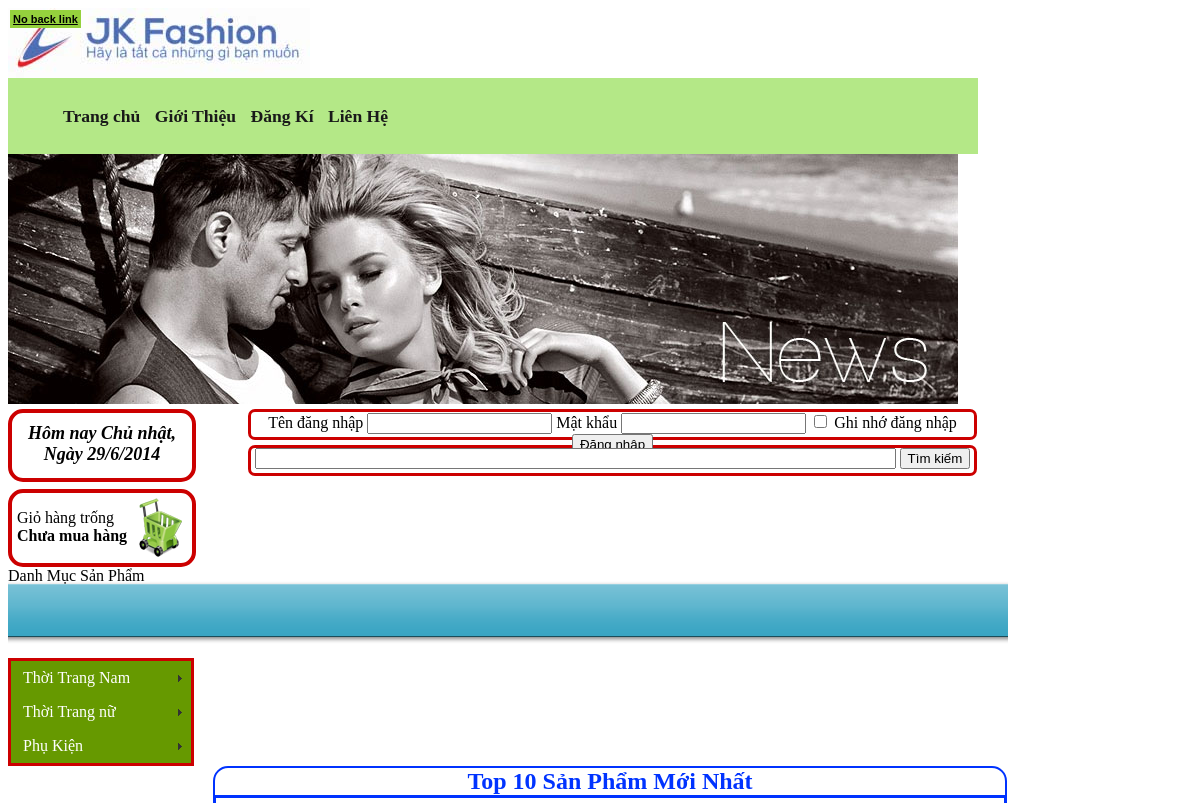
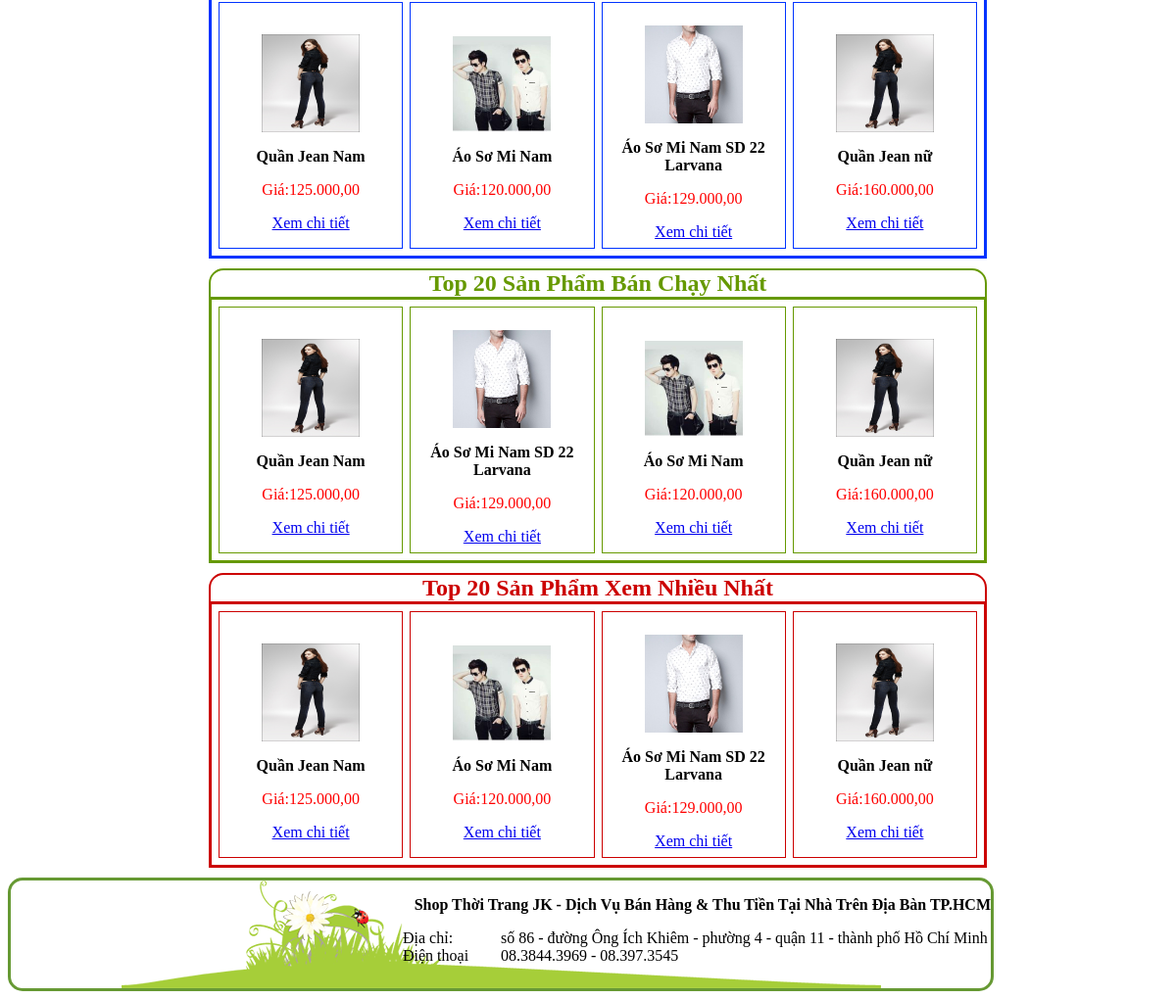
The page / on the database its author committed (2 pictures, top to bottom).
### tables this page shows
CREATE TABLE IF NOT EXISTS `chungloaisanpham` (
  `idCL` int(255) NOT NULL AUTO_INCREMENT,
  `TenCL` varchar(100) NOT NULL,
  `AnHien` int(255) NOT NULL,
  PRIMARY KEY (`idCL`)
);

CREATE TABLE IF NOT EXISTS `sanpham` (
  `idSP` int(255) NOT NULL AUTO_INCREMENT,
  `idLoai` int(255) NOT NULL DEFAULT '0',
  `idCL` int(255) NOT NULL DEFAULT '0',
  `TenSP` varchar(100) NOT NULL,
  `MoTa` text NOT NULL,
  `NgayCapNhat` date NOT NULL DEFAULT '0000-00-00',
  `Gia` int(15) NOT NULL,
  `UrlHinh` varchar(255) NOT NULL,
  `SoLanXem` int(15) DEFAULT '0',
  `SoLuongTonKho` int(15) DEFAULT '0',
  `SoLuongDaBan` int(15) DEFAULT '0',
  `AnHien` int(15) NOT NULL DEFAULT '1',
  PRIMARY KEY (`idSP`)
);

### index_content.php (the view, shortened to what this page needs)
<div id="indexcontent">
	<div id="spmoinhat">
		<div id="namespmoinhat">Top 10 Sản Phẩm Mới Nhất</div>
   	  <div id="showspmoinhat">
        <table cellpadding="7" cellspacing="7" width="790" border="1" bordercolor="#0033FF">
        <?php
		$sc=5;
		$sd=2*$sc;
		if (isset ($_GET['trang']))
		$trang=intval($_GET['trang']);
		else
		$trang=1;
		$vitri=($trang-1)*$sd;
		$sl2="select * from sanpham order by NgayCapNhat DESC limit $vitri,$sd";
		$qr2=mysql_query($sl2);
		while ($row2=mysql_fetch_array($qr2))
		{
		?>
        <tr>
  <td width="140" valign="middle" align="center">
            	<p><a href="index.php?link=sanpham&idSP=<?php echo $row2['idSP']; ?>"><img src="images/<?php echo $row2['UrlHinh'];?>" width="100" height="100" /></a></p>
            	<p><b><?php echo $row2['TenSP']; ?></b></p>
            	<p style="color:#F00">Giá:<?php echo number_format($row2['Gia'],2,",",".");?></p>
                <a href="index.php?link=sanpham&idSP=<?php echo $row2['idSP']; ?>">Xem chi tiết</a>
          </td>
            <?php
			for ($i=1;$i<$sc;$i++)
			{
				if ($row2=mysql_fetch_array($qr2))
				{
			?>
  <td width="140" valign="middle" align="center">
            	<p><a href="index.php?link=sanpham&idSP=<?php echo $row2['idSP']; ?>"><img src="images/<?php echo $row2['UrlHinh'];?>" width="100" height="100" /></a></p>
            	<p><b><?php echo $row2['TenSP']; ?></b></p>
            	<p style="color:#F00">Giá:<?php echo number_format($row2['Gia'],2,",",".");?></p>
                <a href="index.php?link=sanpham&idSP=<?php echo $row2['idSP']; ?>">Xem chi tiết</a>
          </td>
            <?php
				}
			}
			?>
        </tr>
        <?php
		}
		?>
        </table>
        </div>
	</div>
<div id="spbanchay">
		<div id="namespbanchay">Top 20 Sản Phẩm Bán Chạy Nhất</div>
    	<div id="showspbanchay">
        <table cellpadding="7" cellspacing="7" width="790" border="1" bordercolor="#669900">
        <?php
		$sc=5;
		$sd=4*$sc;
		if (isset ($_GET['trang']))
		$trang=intval($_GET['trang']);
		else
		$trang=1;
		$vitri=($trang-1)*$sd;
		$sl2="select * from sanpham order by SoLuongDaBan DESC limit $vitri,$sd";
		$qr2=mysql_query($sl2);
		while ($row2=mysql_fetch_array($qr2))
		{
		?>
        <tr>
  <td width="140" valign="middle" align="center">
            	<p><a href="index.php?link=sanpham&idSP=<?php echo $row2['idSP']; ?>"><img src="images/<?php echo $row2['UrlHinh'];?>" width="100" height="100" /></a></p>
            	<p><b><?php echo $row2['TenSP']; ?></b></p>
            	<p style="color:#F00">Giá:<?php echo number_format($row2['Gia'],2,",",".");?></p>
                <a href="index.php?link=sanpham&idSP=<?php echo $row2['idSP']; ?>">Xem chi tiết</a>
            </td>
            <?php
			for ($i=1;$i<$sc;$i++)
			{
				if ($row2=mysql_fetch_array($qr2))
				{
			?>
  <td width="140" valign="middle" align="center">
            	<p><a href="index.php?link=sanpham&idSP=<?php echo $row2['idSP']; ?>"><img src="images/<?php echo $row2['UrlHinh'];?>" width="100" height="100" /></a></p>
            	<p><b><?php echo $row2['TenSP']; ?></b></p>
            	<p style="color:#F00">Giá:<?php echo number_format($row2['Gia'],2,",",".");?></p>
                <a href="index.php?link=sanpham&idSP=<?php echo $row2['idSP']; ?>">Xem chi tiết</a>
            </td>
            <?php
				}
			}
			?>
        </tr>
        <?php
		}
		?>
        </table>
        </div>
	</div>
	<div id="spxemnhieu">
	  <div id="namespxemnhieu">Top 20 Sản Phẩm Xem Nhiều Nhất</div>
    	<div id="showspxemnhieu">
        <table cellpadding="7" cellspacing="7" width="790" border="1" bordercolor="#CC0000">
        <?php
		$sd3=4*$sc;
		if (isset ($_GET['trang']))
		$trang3=intval($_GET['trang']);
		else
		$trang3=1;
		$vitri3=($trang3-1)*$sd3;
		$sl4="select * from sanpham order by SoLanXem DESC limit $vitri3,$sd3";
		$qr4=mysql_query($sl4);
		while ($row4=mysql_fetch_array($qr4))
		{
		?>
        <tr>
  <td width="140" valign="middle" align="center">
            	<p><a href="index.php?link=sanpham&idSP=<?php echo $row4['idSP']; ?>"><img src="images/<?php echo $row4['UrlHinh'];?>" width="100" height="100" /></a></p>
            	<p><b><?php echo $row4['TenSP']; ?></b></p>
            	<p style="color:#F00">Giá:<?php echo number_format($row4['Gia'],2,",",".");?></p>
                <a href="index.php?link=sanpham&idSP=<?php echo $row4['idSP']; ?>">Xem chi tiết</a>
            </td>
            <?php
			for ($i=1;$i<$sc;$i++)
			{
				if ($row4=mysql_fetch_array($qr4))
				{
			?>
  <td width="140" valign="middle" align="center">
            	<p><a href="index.php?link=sanpham&idSP=<?php echo $row4['idSP']; ?>"><img src="images/<?php echo $row4['UrlHinh'];?>" width="100" height="100" /></a></p>
            	<p><b><?php echo $row4['TenSP']; ?></b></p>
            	<p style="color:#F00">Giá:<?php echo number_format($row4['Gia'],2,",",".");?></p>
                <a href="index.php?link=sanpham&idSP=<?php echo $row4['idSP']; ?>">Xem chi tiết</a>
            </td>
            <?php
				}
			}
			?>
        </tr>
        <?php
		}
		?>
        </table>
        </div>
  </div>
</div>

### menu_doc.php (shortened to what this page needs)
<link href="SpryAssets/SpryMenuBarVertical.css" rel="stylesheet" type="text/css" />
<ul id="MenuBar1" class="MenuBarVertical">
<?php
$slcl="select * from chungloaisanpham where AnHien='1'";
$qrcl=mysql_query($slcl);
while ($rowcl=mysql_fetch_array($qrcl))
{
?>
  <li><a class="MenuBarItemSubmenu" href="index.php?link=chungloaisp&idCL=<?php echo $rowcl['idCL']; ?>"><?php echo $rowcl['TenCL']; ?></a>
  </li>
<?php
}
?>
</ul>

### SpryAssets/SpryMenuBarVertical.css (style rules this page uses)
ul.MenuBarVertical { margin: 0; padding: 0; list-style-type: none; font-size: 100%; cursor: default; width: 180px; }
ul.MenuBarVertical li { margin: 0; padding: 0; list-style-type: none; font-size: 100%; position: relative; text-align: left; cursor: pointer; width: 180px; }
ul.MenuBarVertical { border: 3px solid #C00; }
ul.MenuBarVertical a { display: block; cursor: pointer; background-color:#690; padding: 0.5em 0.75em; color: #FFF; text-decoration: none; background-repeat: repeat; }
ul.MenuBarVertical a.MenuBarItemSubmenu { background-image: url(SpryMenuBarRight.gif); background-repeat: no-repeat; background-position: 95% 50%; }

### index_content.php (style rules this page uses)
#namespmoinhat { width: 100%; border-bottom-width: 2px; border-bottom-style: solid; border-bottom-color: #03F; font-size: 24px; font-weight: bolder; text-align: center; color: #03F; }
#showspmoinhat { width: 100%; }
#spbanchay { width: 790px; border: 2px solid #690; moz-border-radius-topleft: 15px; webkit-border-top-left-radius: 15px; border-top-left-radius: 15px; moz-border-radius-topright: 15px; webkit-border-top-right-radius: 15px; border-top-right-radius: 15px }
#namespbanchay { width: 100%; border-bottom-width: 2px; border-bottom-style: solid; border-bottom-color: #690; font-size: 24px; font-weight: bolder; text-align: center; color: #690; }
#showspbanchay { width: 100%; }
#indexcontent { margin: auto; width: 730px; }
#spxemnhieu { width: 790px; border: 2px solid #C00; margin-top: 10px; moz-border-radius-topleft: 15px; webkit-border-top-left-radius: 15px; border-top-left-radius: 15px; moz-border-radius-topright: 15px; webkit-border-top-right-radius: 15px; border-top-right-radius: 15px }
#namespxemnhieu { width: 100%; border-bottom-width: 2px; border-bottom-style: solid; border-bottom-color: #C00; font-size: 24px; font-weight: bolder; text-align: center; color: #C00; }
#showspxemnhieu { width: 100%; }

### rows shown on the page
chungloaisanpham: TenCL "Thời Trang Nam"
chungloaisanpham: TenCL "Thời Trang nữ"
chungloaisanpham: TenCL "Phụ Kiện"
sanpham: UrlHinh (picture), TenSP "Quần Jean Nam", Gia "125.000,00"
sanpham: UrlHinh (picture), TenSP "Áo Sơ Mi Nam", Gia "120.000,00"
sanpham: UrlHinh (picture), TenSP "Áo Sơ Mi Nam SD 22 Larvana", Gia "129.000,00"
sanpham: UrlHinh (picture), TenSP "Quần Jean nữ", Gia "160.000,00"
